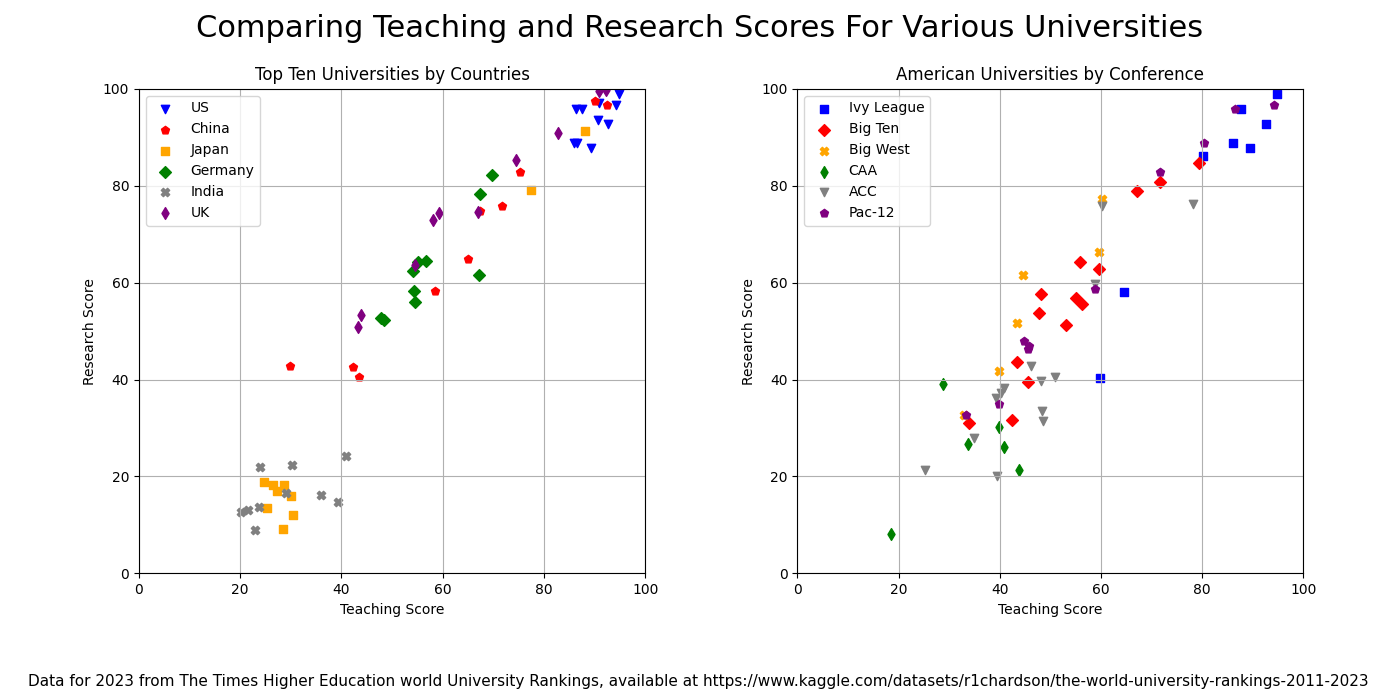

Write Python code to recreate this figure.
#This program is written by Andy Mitofsky on April 18, 2023.
#It is my entry for the April 2023 AngelHack Data Visualization Contest.
#The data is taken from the Times Higher Education World University Rankings for 2023
#available at https://www.kaggle.com/datasets/r1chardson/the-world-university-rankings-2011-2023
#According to https://www.worldometers.info/gdp/gdp-by-country/ the top eigth countries by gdp are
#US, China, Japan, Germany, India, UK, France, and Brazil, so I used these countries.
#This file is open source under the terms of the MIT license.

import matplotlib as mpl
import matplotlib.pyplot as plt
import numpy as np

#Here's the data for the figure comparing universities of different countries.
us_teaching=[94.8, 94.2, 90.7, 90.9, 87.6, 86.4, 92.6, 89.4, 86.5,86]
us_research=[99,96.7, 93.6, 97, 95.9, 95.8, 92.7, 87.7, 88.8,88.8]
ch_teaching=[90.1,92.5,71.8,75.3,67.3,65,58.4,29.8,43.5,42.2]
ch_research=[97.4,96.7,75.8,82.9,74.8,64.9,58.2,42.9,40.5,42.6]
jp_teaching=[88.1,77.5,26.5,28.6,30.5,28.5,27.2,24.6,30.1,25.3 ]
jp_research=[91.4,79.1,18.3,18.3,12,9.2,17,18.9,15.9,13.5]
gr_teaching=[69.8,67.3,67.2,48.5,55.2,54.4,54.6,54.2,56.8,47.8]
gr_research=[82.2,78.3,61.5,52.2,64.3,58.2,56.1,62.4,64.5,52.8]
in_teaching=[20.1,39.3,40.9,21.5,23,36,29.1,23.8,30.2,24]
in_research=[12.6,14.7,24.2,13.1,8.9,16.2,16.5,13.7,22.3,21.9]
uk_teaching=[92.3,90.9,82.8,74.5,66.9,58,59.2,54.5,43.8,43.3]
uk_research=[99.7,99.5,90.8,85.4,74.5,72.9,74.3,63.7,53.4,50.8]
country_name=['US', 'China', 'Japan', 'Germany', 'India', 'UK']

#Here's the data for the figure comparing American universities of different conferences.
ivy_teaching=[94.8,87.6,92.6,89.4,86,80.2,64.5,59.8]
ivy_research=[99,95.9,92.7,87.7,88.8,86.1,58,40.4]
bigten_teaching=[79.3,71.7,67.1,59.7,55.1,48.1,56.2,53,55.9,47.8,45.5,43.5,42.5,34]
bigten_research=[84.6,80.7,78.9,62.9,56.9,57.7,55.6,51.2,64.2,53.8,39.4,43.6,31.6,31]
acc_teaching=[78.1,60.2,58.9,46.2,48.1,48.4,51,48.6,39.3,40.2,40.9,39.4,34.9,25.2]
acc_research=[76.2,75.9,59.7,42.9,39.8,33.5,40.5,31.5,36.2,37.3,38.2,20.2,28,21.4]
pac12_teaching=[94.2,86.4,80.4,71.6,58.9,45.6,44.8,45.8,39.9,33.4]
pac12_research=[96.7,95.8,88.9,82.8,58.6,46.3,47.9,47,34.9,32.7]
bigwest_teaching=[60.2,59.7,44.6,43.5,33,39.8]
bigwest_research=[77.2,66.3,61.5,51.6,32.7,41.7]
caa_teaching=[39.9,40.8,33.8,28.8,43.7,18.5]
caa_research=[30.2,26,26.8,39,21.4,8.1]
division_name=['Ivy League', 'Big Ten', 'Big West', 'CAA', 'ACC', 'Pac-12']


def setupAxis(axisA):
    axisA.set_xlabel("Teaching Score")
    axisA.set_ylabel("Research Score")
    axisA.set_xlim(0,100)
    axisA.set_ylim(0,100)
    axisA.grid(visible=True)

#Set up the axes, title, and textbox at the bottom.
fig, (ax1, ax2)=plt.subplots(1, 2, figsize=(12.5,6.25))
setupAxis(ax1)
setupAxis(ax2)
fig.tight_layout(pad=6)
plt.suptitle("Comparing Teaching and Research Scores For Various Universities", fontsize=22)
plt.text(0.01, 0.04, "Data for 2023 from The Times Higher Education World University Rankings, \
available at https://www.kaggle.com/datasets/r1chardson/the-world-university-rankings-2011-2023", fontsize=10, transform=plt.gcf().transFigure)

#Plot the figure comparing universities of different countries.
ax1.set_title("Top Ten Universities by Countries")
ax1.scatter(us_teaching, us_research, color='blue', marker='v')
ax1.scatter(ch_teaching, ch_research, color='red', marker='p')
ax1.scatter(jp_teaching, jp_research, color='orange', marker='s')
ax1.scatter(gr_teaching, gr_research, color='green', marker='D')
ax1.scatter(in_teaching, in_research, color='grey', marker='X')
ax1.scatter(uk_teaching, uk_research, color='purple', marker='d')
ax1.legend(country_name)

#Plot the figure comparing American universities of different conferences.
ax2.set_title("American Universities by Conference")
ax2.scatter(ivy_teaching, ivy_research, color='blue', marker='s')
ax2.scatter(bigten_teaching, bigten_research, color='red', marker='D')
ax2.scatter(bigwest_teaching, bigwest_research, color='orange', marker='X')
ax2.scatter(caa_teaching, caa_research, color='green', marker='d')
ax2.scatter(acc_teaching, acc_research, color='grey', marker='v')
ax2.scatter(pac12_teaching, pac12_research, color='purple', marker='p')
ax2.legend(division_name)

#Save and show the figure.
plt.savefig("TeachingResearch.png")
plt.show()
